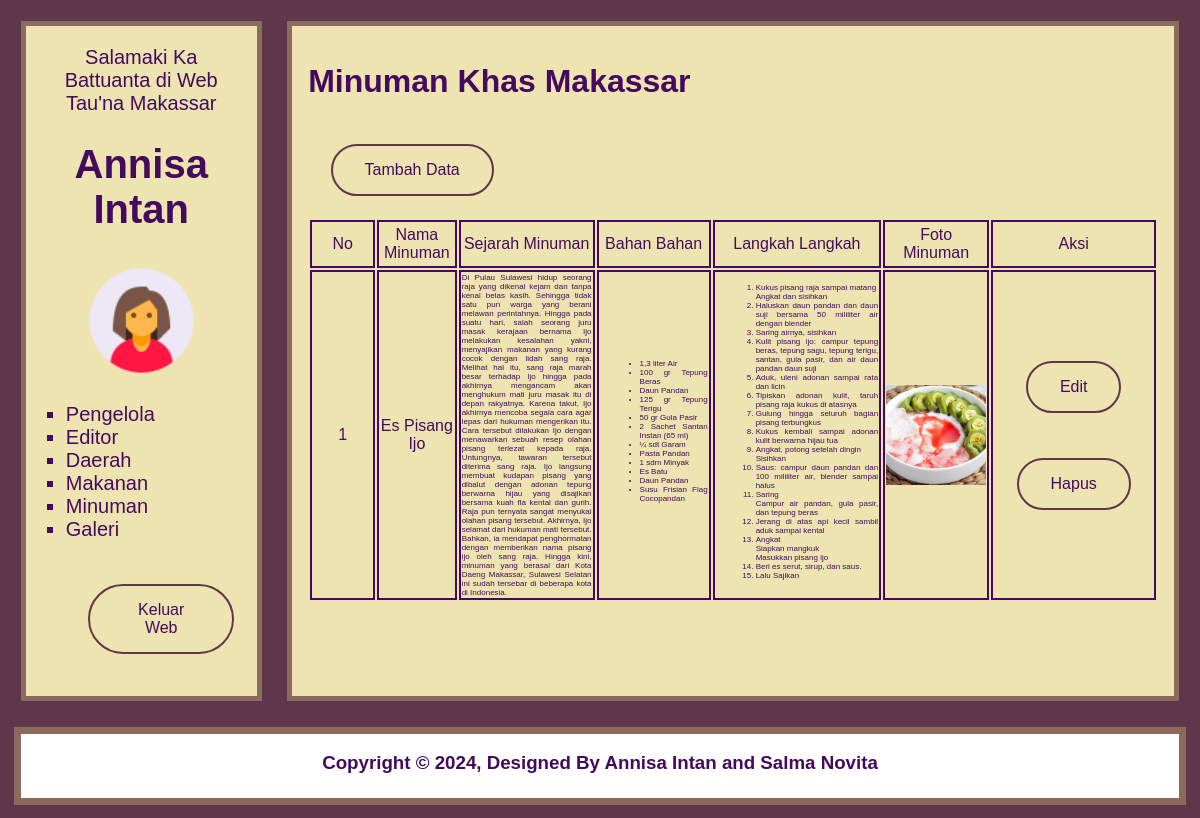
The page /admin/index.php?page=minuman_tampil (signed in) on the database its author committed.
### tables this page shows
CREATE TABLE `tb_minuman` (
  `id_minuman` int(11) NOT NULL,
  `nama_minuman` text NOT NULL,
  `sejarah_minuman` text NOT NULL,
  `bahan_bahan` text NOT NULL,
  `langkah_langkah` text NOT NULL,
  `foto_minuman` text NOT NULL
);

### admin/minuman_tampil.php (the view)
<h1>Minuman Khas Makassar</h1>
<div class="button">
  <?php
    echo "<button><a href='index.php?page=minuman_tambah'>Tambah Data</a></button>";
  ?>
</div>
<table>
    <tr class="kepala">
      <td width="10%">No</td>
      <td width="10%">Nama Minuman</td>
      <td width="20%">Sejarah Minuman</td>
      <td width="15%">Bahan Bahan</td>
      <td width="25%">Langkah Langkah</td>
      <td width="10%">Foto Minuman</td>
      <td width="10%">Aksi</td>
    </tr>
    <?php
    include "../config/koneksi.php";
    $nomor=1;
    $tampil_minuman = mysqli_query($koneksi, "SELECT * FROM tb_minuman ORDER BY id_minuman");
    while ($hasil = mysqli_fetch_assoc($tampil_minuman)) {
        echo "<tr>";
        echo "<td>$nomor</td>";
        echo "<td>$hasil[nama_minuman]</td>";
        echo "<td class='kecil'>$hasil[sejarah_minuman]</td>";
        echo "<td class='kecil'><ul>";
            $bahan_bahan = explode("\n", $hasil['bahan_bahan']);
            foreach ($bahan_bahan as $bahan) {
                $bahan = str_replace('. ', "<br/>", $bahan);
                echo "<li>$bahan</li>";
            }
        echo "</ul></td>";
        echo "<td class='kecil'><ol>";
            $langkah_langkah = explode("\n", $hasil['langkah_langkah']);
            foreach ($langkah_langkah as $langkah) {
                $langkah = str_replace('. ', "<br/>", $langkah);
                echo "<li>$langkah</li>";
            }
        echo "</ol></td>";
        echo "<td><img src='$hasil[foto_minuman]' class='gambar'></td>";
        echo "<td align='center'>
        <a href='index.php?page=minuman_tambah&id_minuman=$hasil[id_minuman]'><button>Edit</button></a>
        <a href='minuman_proses.php?status=hapus&id_minuman=$hasil[id_minuman]' onclick=\"return confirm('Apakah Anda yakin ingin menghapus data ini?');\"><button>Hapus</button></a>
        </td>";
        echo "</tr>";
        $nomor++;
    }
    ?>
</table>
<link rel="stylesheet" href="styles.css">

### admin/styles.css (style rules this page uses)
:root { --bg: #EEE4B1; --color: #430A5D; --tr1: #5F374B; --tr2: #8C6A5D; }
* { text-decoration: none; color: #430A5D; }
button { cursor: pointer; margin: 1.4rem; background-color: #EEE4B1; border-radius: 50px; border: 2px solid var(--tr1); padding: 15px 32px; text-align: center; text-decoration: none; display: inline-block; font-size: 16px; }
table tr td { text-align: center; border: 2px solid #430A5D; }
.kepala { height: 3rem; }
.gambar { height: auto; width: 100px; }
.kecil { font-size: 8px; text-align: justify; }

### admin/index.php (style rules this page uses)
body { background-color: #5F374B; width: auto; font-family: 'Lucida Sans', 'Lucida Sans Regular', 'Lucida Grande', 'Lucida Sans Unicode', Geneva, Verdana, sans-serif; }

### admin/menu.php (style rules this page uses)
* { text-decoration: none; color: #430A5D; }
button { margin-top: 3rem; background-color: #8C6A5D; color: #430A5D; border-radius: 50px; border: none; padding: 15px 32px; text-align: center; text-decoration: none; display: inline-block; font-size: 16px; }

### rows shown on the page
tb_minuman: nama_minuman "Es Pisang Ijo", sejarah_minuman "Di Pulau Sulawesi hidup seorang raja yang dikenal kejam dan tanpa kenal belas kasih. Sehingga tidak satu pun warga yang berani melawan perintahnya. Hingga pada suatu hari, salah seorang juru masak kerajaan bernama Ijo melakukan kesalahan yakni, menyajikan makanan yang kurang cocok dengan lidah sang raja. Melihat hal itu, sang raja marah besar terhadap Ijo hingga pada akhirnya mengancam akan menghukum mati juru masak itu di depan rakyatnya. Karena takut, Ijo akhirnya mencoba segala cara agar lepas dari hukuman mengerikan itu. Cara tersebut dilakukan Ijo dengan menawarkan sebuah resep olahan pisang terlezat kepada raja. Untungnya, tawaran tersebut diterima sang raja. Ijo langsung membuat…", bahan_bahan "1,3 liter Air", bahan_bahan "100 gr Tepung Beras", bahan_bahan "Daun Pandan", bahan_bahan "125 gr Tepung Terigu", bahan_bahan "50 gr Gula Pasir", bahan_bahan "2 Sachet Santan Instan (65 ml)", bahan_bahan "¼ sdt Garam", bahan_bahan "Pasta Pandan", bahan_bahan "1 sdm Minyak", bahan_bahan "Es Batu", bahan_bahan "Susu Frisian Flag Cocopandan", langkah_langkah "Kukus pisang raja sampai matang Angkat dan sisihkan", langkah_langkah "Haluskan daun pandan dan daun suji bersama 50 mililiter air dengan blender", langkah_langkah "Saring airnya, sisihkan", langkah_langkah "Kulit pisang ijo: campur tepung beras, tepung sagu, tepung terigu, santan, gula pasir, dan air daun pandan daun suji", langkah_langkah "Aduk, uleni adonan sampai rata dan licin", langkah_langkah "Tipiskan adonan kulit, taruh pisang raja kukus di atasnya", langkah_langkah "Gulung hingga seluruh bagian pisang terbungkus", langkah_langkah "Kukus kembali sampai adonan kulit berwarna hijau tua", langkah_langkah "Angkat, potong setelah dingin Sisihkan", langkah_langkah "Saus: campur daun pandan dan 100 mililiter air, blender sampai halus", langkah_langkah "Saring Campur air pandan, gula pasir, dan tepung beras", langkah_langkah "Jerang di atas api kecil sambil aduk sampai kental", langkah_langkah "Angkat Siapkan mangkuk Masukkan pisang ijo", langkah_langkah "Beri es serut, sirup, dan saus.", langkah_langkah "Lalu Sajikan", foto_minuman (picture)

### other values the page prints
$_SESSION['nama_pengelola'] "Annisa Intan"
